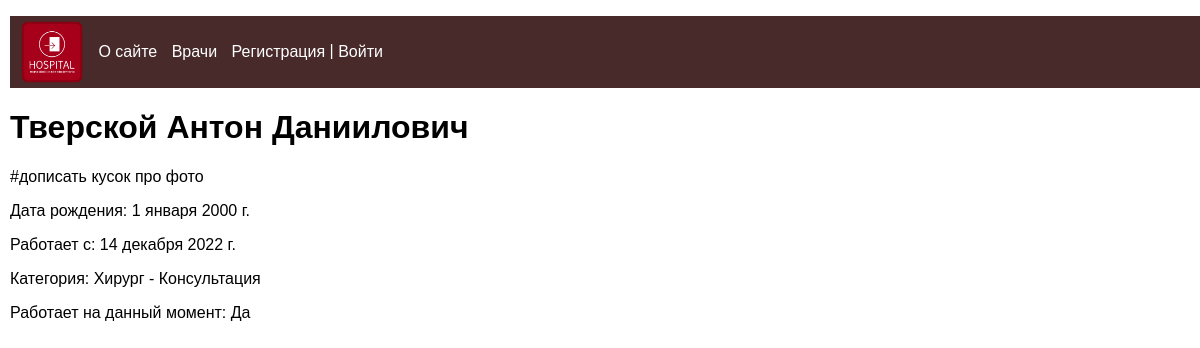
The page /medics/Tverskoy/ on the database its author committed.
### patients/models.py (models this page shows, shortened)
class Medics(models.Model):
    first_name = models.CharField(verbose_name='Имя', max_length=50)
    last_name = models.CharField(verbose_name='Фамилия', max_length=50)
    middle_name = models.CharField(verbose_name='Отчество', max_length=50)
    gender = models.CharField(verbose_name='Пол', max_length=1)
    birth_date = models.DateField(verbose_name='Дата рождения', default=date(2000, 1, 1))
    works_from = models.DateField(verbose_name='Работает с')
    is_working = models.BooleanField(verbose_name='Работает на данный момент', default=True)
    grouptype = models.ForeignKey('GroupType', on_delete=models.CASCADE, verbose_name='Категория')
    slug = models.SlugField(verbose_name='URL', max_length=255, unique=True, db_index=True)
    user = models.ForeignKey(User, verbose_name='Пользователь', on_delete=models.CASCADE)
    class Meta:
        verbose_name = 'Врач'
        verbose_name_plural = 'Врачи'
        ordering = ['last_name', 'first_name']

class GroupType(models.Model):
    grouptype = models.CharField(verbose_name="Категория", max_length=50)
    service = models.CharField(verbose_name="Оказываемая услуга", max_length=50)
    class Meta:
        verbose_name = 'Категория'
        verbose_name_plural = 'Категории'
        ordering = ['grouptype']
    def __str__(self):
        return f'{self.grouptype} - {self.service}'

### patients/views.py (the view)
# urls.py: path('medics/<slug:med_slug>/', ShowMedic.as_view(), name='medic'),
class ShowMedic(DataMixin, DetailView):
    model = Medics
    template_name = 'patients/medics.html'
    slug_url_kwarg = 'med_slug'
    context_object_name = 'med'
    def get_context_data(self, *, object_list=None, **kwargs):
        context = super().get_context_data(**kwargs)
        c_def = self.get_user_context()
        return {**context, **c_def}

### patients/utils.py (called while the page is built)
    def get_user_context(self, **kwargs):
        context = kwargs
        context['menu'] = menu
        return context

### patients/templates/patients/medics.html
{% extends 'patients/base.html' %}
{% block content %}
<h1>{{med.last_name}} {{med.first_name}} {{med.middle_name}}</h1>
#дописать кусок про фото
<p>Дата рождения: {{med.birth_date}}</p>
<p>Работает с: {{med.works_from}}</p>
<p>Категория: {{med.grouptype}}</p>
{% if med.is_working %}
    <p>Работает на данный момент: Да</p>
    {% else %} <p>Работает на данный момент: Нет</p>
{% endif %}
{% endblock %}

### patients/static/patients/css/styles.css (style rules this page uses)
body { font-family: "Arial"; margin: 0; padding: 0 10px 0 10px; height: 100%; width: 100%; color: #444: }

### rows shown on the page
Medics: last_name "Тверской", first_name "Антон", middle_name "Даниилович", birth_date "1 января 2000 г.", works_from "14 декабря 2022 г.", grouptype "Хирург - Консультация"

### other values the page prints
{{ m.title }} "О сайте" "Врачи"
